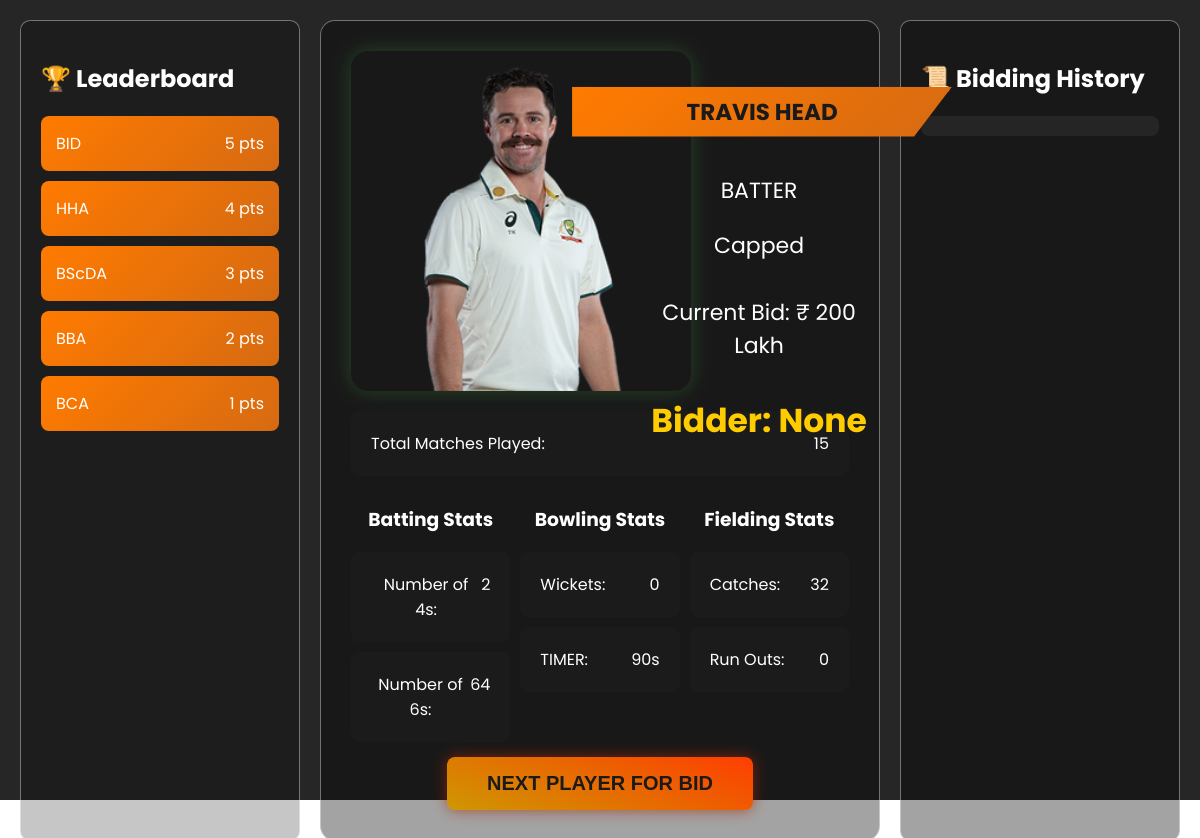
The page /index.php?id=3 on the database its author committed.
### tables this page shows
CREATE TABLE `team` (
  `team_id` int(11) NOT NULL,
  `team_name` varchar(255) NOT NULL,
  `team_logo` varchar(800) NOT NULL,
  `team_updated` timestamp NOT NULL DEFAULT current_timestamp()
);

CREATE TABLE `player_details` (
  `player_id` int(11) NOT NULL,
  `player_img` varchar(1000) NOT NULL,
  `player_name` varchar(100) NOT NULL,
  `player_price` int(5) NOT NULL,
  `player_status` varchar(20) NOT NULL,
  `player_specialism` varchar(25) NOT NULL,
  `player_points` int(5) NOT NULL,
  `player_ipl_mat` int(5) NOT NULL,
  `player_wkts` int(5) NOT NULL,
  `player_4s` int(5) NOT NULL,
  `player_6s` int(5) NOT NULL,
  `player_catches` int(5) NOT NULL,
  `player_run_outs` int(5) NOT NULL,
  `player_stumpings` int(5) NOT NULL,
  `updated` timestamp NOT NULL DEFAULT current_timestamp()
);

### Backend/player_details.php (the view, shortened to what this page needs)
<?php
    $currentId = isset($_GET['id']) ? intval($_GET['id']) : 0;
    $sql = "SELECT * FROM player_details WHERE player_id = :currentId";
    $stmt = $conn->prepare($sql);
    $stmt->bindParam(":currentId", $currentId, PDO::PARAM_INT);
    $stmt->execute();
    $record = $stmt->fetch(PDO::FETCH_ASSOC);
    if ($record):
        $img_path = "images/";
        $img = htmlspecialchars($record['player_img']);
        $name = htmlspecialchars($record['player_name']);
        $role = htmlspecialchars($record['player_specialism']);
        $price = htmlspecialchars($record['player_price']);
        $run4 = htmlspecialchars($record['player_4s']);
        $run6 = htmlspecialchars($record['player_6s']);
        $wkts = htmlspecialchars($record['player_wkts']);
        $matches = htmlspecialchars($record['player_ipl_mat']);
        $status = htmlspecialchars($record['player_status']);
        $catches = htmlspecialchars($record['player_catches']);
        $run_outs = htmlspecialchars($record['player_run_outs']);
        echo "<div class='player-image-container'>
                <img id='player-image' src='".$img_path.$img."' alt='Player'>
            </div>
            <div class='diagonal-bar'>
                <h2 id='player-name'> $name </h2>
            </div>
            <div class='player-info'>
                <p class='role' id='player-role'> $role </p>
                <p class='role' id='player-status'> $status </p>
                <div class='current-bid' id='current-bid'> Current Bid: ₹ $price Lakh </div>
                <div class='current-bidder' id='current-bidder'><strong>Bidder: </strong> None </div>
            </div>";
        echo "<div class='top stat-item'><span>Total Matches Played:</span> <span id='player-matches'> $matches </span></div>
            <div class='player-stats'>
                <div class='bat-stats'>
                    <h3>Batting Stats</h3>
                    <div class='stat-item'><span>Number of 4s:</span> <span id='player-4'> $run4 </span></div>
                    <div class='stat-item'><span>Number of 6s:</span> <span id='player-6'> $run6 </span></div>
                </div>
                <div class='bowl-stats'>
                    <h3>Bowling Stats</h3>
                    <div class='stat-item'><span>Wickets:</span> <span id='player-wickets'> $wkts </span></div>
                                        <div class='stat-item'><span>TIMER:</span> <span id='player-wickets'> 90s </span></div>
                </div>
                <div class='field-stats'>
                    <h3>Fielding Stats</h3>
                    <div class='stat-item'><span>Catches:</span> <span id='player-catches'> $catches </span></div>
                    <div class='stat-item'><span>Run Outs:</span> <span id='player-run-outs'> $run_outs </span></div>
                </div>
            </div>";
            echo "<button class='next-bid-button' onclick='loadNextRecord()'>Next Player for Bid</button>";
    else: "<p>No record found</p>";
    endif;
?>

### Backend/leaderboard.php
<?php
    include 'config.php';
    $stmt = $conn->prepare("SELECT team_id, team_name FROM team order by team_id DESC");
    $stmt->execute();
    $result = $stmt->fetchAll();
    if (is_array($result)) {
        foreach($result as $row) {
            echo "<div class='team-rank'>
                    <span>".$row['team_name']."</span>
                    <span>".$row['team_id']." pts</span>
                 </div>";
        }
    } else {
        echo "<div class='team-rank'>
                No teams found..
            </div>";
    }
?>

### styles1.css (style rules this page uses)
body { background: url(./images/bg.gif) center / cover no-repeat; backdrop-filter: hue-rotate(262deg) brightness(15%); color: white; height: 100vh; margin: 0; overflow: hidden; font-family: 'poppins', sans-serif; }
.team-rank { display: flex; justify-content: space-between; padding: 15px; margin-bottom: 10px; background: linear-gradient(135deg, #ff7b00, #d66a12); border-radius: 8px; }
.player-image-container { position: relative; width: 100%; max-width: 340px; height: auto; aspect-ratio: 1 / 1; display: flex; align-items: center; justify-content: center; overflow: hidden; border-radius: 5%; box-shadow: 0 0 20px rgba(76, 175, 80, 0.3); }
.player-image-container::before { content: ""; position: absolute; top: 0; left: 0; width: 100%; height: 100%; background: url(./images/bg.gif) center / cover no-repeat; filter: hue-rotate(262deg) brightness(30%); z-index: 1; }
.player-image-container img { width: 100%; height: 100%; object-fit: cover; position: relative; z-index: 2; }
.top { margin-top: 20px !important; }
.player-stats { width: 100%; display: flex; }
.bat-stats, .bowl-stats, .field-stats { width: 32%; margin-right: 2%; }
.bat-stats:last-child, .bowl-stats:last-child, .field-stats:last-child { margin-right: 0; }
.stat-item { display: flex; justify-content: space-between; padding: 20px; background: #1c1b1b; border-radius: 8px; margin: 10px 0; }
.diagonal-bar { width: 350px; height: 50px; background: linear-gradient(135deg, #ff7b00, #d66a12); clip-path: polygon(0 0, 100% 0, 90% 100%, 0 100%); display: flex; align-items: center; justify-content: center; box-shadow: 3px 3px 10px rgba(255, 255, 255, 0.2); position: absolute; top: 8%; left: 45%; z-index: 0; padding: 0 15px; overflow: hidden; text-align: center; }
.diagonal-bar h2 { color: #1a1a1a; font-weight: bold; text-transform: uppercase; font-size: clamp(10px, 5vw, 23px); white-space: nowrap; overflow: hidden; text-overflow: ellipsis; max-width: 100%; }
.player-info { top: 16%; position: absolute; left: 57%; font-size: clamp(16px, 2vw, 22px); }
.next-bid-button { background: linear-gradient(200deg, #ff3e00, #ce9702); color: #1a1a1a; padding: 15px 40px; font-size: 20px; margin-top: 5px; font-weight: bold; text-transform: uppercase; border: none; border-radius: 8px; cursor: pointer; position: relative; box-shadow: 0px 0px 15px rgba(161, 42, 5, 0.7); animation: glow 1.5s infinite alternate ease-in-out, float 2s infinite ease-in-out; }
.current-bid { padding-top: 5%; }
.current-bidder { margin-top: 10px; font-size: 1.5em; color: #ffcc00; font-weight: bold; padding-top: 10%; }

### rows shown on the page
team: team_name "BID", team_id "5"
team: team_name "HHA", team_id "4"
team: team_name "BScDA", team_id "3"
team: team_name "BBA", team_id "2"
team: team_name "BCA", team_id "1"
player_details: player_img (picture), player_name "TRAVIS HEAD", player_specialism "BATTER", player_status "Capped", player_price "200", player_ipl_mat "15", player_4s "2", player_6s "64", player_wkts "0", player_catches "32", player_run_outs "0"
